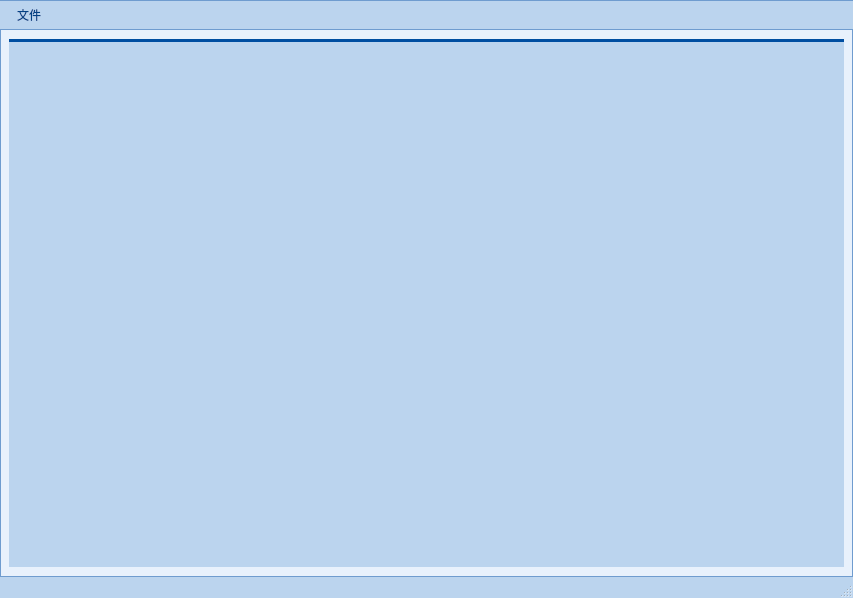
<?xml version="1.0" encoding="UTF-8"?>
<ui version="4.0">
 <class>MainWindow</class>
 <widget class="QMainWindow" name="MainWindow">
  <property name="geometry">
   <rect>
    <x>0</x>
    <y>0</y>
    <width>853</width>
    <height>598</height>
   </rect>
  </property>
  <property name="windowTitle">
   <string>MainWindow</string>
  </property>
  <property name="styleSheet">
   <string notr="true">QMainWindow{
	border: 1px solid rgb(111, 156, 207);
    background: rgb(232, 241, 252);
}
/**********提示**********/
QToolTip{
        border: 1px solid rgb(111, 156, 207);
        background: white;
        color: rgb(51, 51, 51);
}
/**********菜单栏**********/
QMenuBar {
        background: rgb(187, 212, 238);
        border: 1px solid rgb(111, 156, 207);
        border-left: none;
        border-right: none;
}
QMenuBar::item {
        border: 1px solid transparent;
        padding: 5px 10px 5px 10px;
        background: transparent;
}
QMenuBar::item:enabled {
        color: rgb(2, 65, 132);
}
QMenuBar::item:!enabled {
        color: rgb(155, 155, 155);
}
QMenuBar::item:enabled:selected {
        border-top-color: rgb(111, 156, 207);
        border-bottom-color: rgb(111, 156, 207);
        background: rgb(198, 224, 252);
}

/**********菜单**********/
QMenu {
        border: 1px solid rgb(111, 156, 207);
        background: rgb(232, 241, 250);
}
QMenu::item {
        height: 22px;
        padding: 0px 25px 0px 20px;
}
QMenu::item:enabled {
        color: rgb(84, 84, 84);
}
QMenu::item:!enabled {
        color: rgb(155, 155, 155);
}
QMenu::item:enabled:selected {
        color: rgb(2, 65, 132);
        background: rgba(255, 255, 255, 200);
}
QMenu::separator {
        height: 1px;
        background: rgb(111, 156, 207);
}
QMenu::indicator {
        width: 13px;
        height: 13px;
}
QMenu::icon {
        padding-left: 2px;
        padding-right: 2px;
}

/**********状态栏**********/
QStatusBar {
        background: rgb(187, 212, 238);
        border: 1px solid rgb(111, 156, 207);
        border-left: none;
        border-right: none;
        border-bottom: none;
}
QStatusBar::item {
    border: none;
    border-right: 1px solid rgb(111, 156, 207);
}

/**********表头**********/
QHeaderView{
        border: none;
        border-bottom: 3px solid rgb(0, 78, 161);
        background: transparent;
        min-height: 30px;
}
QHeaderView::section:horizontal {
        border: none;
        color: rgb(2, 65, 132);
        background: transparent;
        padding-left: 5px;
}
QHeaderView::section:horizontal:hover {
        color: white;
        background: rgb(0, 78, 161);
}
QHeaderView::section:horizontal:pressed {
        color: white;
        background: rgb(6, 94, 187);
}
QHeaderView::section:vertical {
        border: none;
        color: rgb(2, 65, 132);
        background: transparent;
        padding-left: 5px;
		width: 20px;
}
QHeaderView::section:vertical:hover {
        color: white;
        background: rgb(0, 78, 161);
}
QHeaderView::section:vertical:pressed {
        color: white;
        background: rgb(6, 94, 187);
}
QHeaderView::up-arrow {
        width: 13px;
        height: 11px;
        padding-right: 5px;
        image: url(:/White/topArrow);
        subcontrol-position: center right;
}
QHeaderView::up-arrow:hover, QHeaderView::up-arrow:pressed {
        image: url(:/White/topArrowHover);
}
QHeaderView::down-arrow {
        width: 13px;
        height: 11px;
        padding-right: 5px;
        image: url(:/White/bottomArrow);
        subcontrol-position: center right;
}
QHeaderView::down-arrow:hover, QHeaderView::down-arrow:pressed {
        image: url(:/White/bottomArrowHover);
}

/**********表格**********/
QTableView {
        border: 1px solid rgb(111, 156, 207);
        background: rgb(224, 238, 255);
        gridline-color: rgb(111, 156, 207);
}
QTableView::item {
        padding-left: 5px;
        padding-right: 5px;
        border: none;
        background: white;
        border-right: 1px solid rgb(111, 156, 207);
        border-bottom: 1px solid rgb(111, 156, 207);
}
QTableView::item:selected {
        background: rgba(127, 127, 127, 100);
}
QTableView::item:selected:!active {
        color: rgb(65, 65, 65);
}
QTableView::indicator {
        width: 20px;
        height: 20px;
}
QTableView::indicator:enabled:unchecked {
        image: url(:/White/checkBox);
}
QTableView::indicator:enabled:unchecked:hover {
        image: url(:/White/checkBoxHover);
}
QTableView::indicator:enabled:unchecked:pressed {
        image: url(:/White/checkBoxPressed);
}
QTableView::indicator:enabled:checked {
        image: url(:/White/checkBoxChecked);
}
QTableView::indicator:enabled:checked:hover {
        image: url(:/White/checkBoxCheckedHover);
}
QTableView::indicator:enabled:checked:pressed {
        image: url(:/White/checkBoxCheckedPressed);
}
QTableView::indicator:enabled:indeterminate {
        image: url(:/White/checkBoxIndeterminate);
}
QTableView::indicator:enabled:indeterminate:hover {
        image: url(:/White/checkBoxIndeterminateHover);
}
QTableView::indicator:enabled:indeterminate:pressed {
        image: url(:/White/checkBoxIndeterminatePressed);
}

/**********滚动条-垂直**********/
QScrollBar:vertical {
        width: 20px;
        background: transparent;
        margin-left: 3px;
        margin-right: 3px;
}
QScrollBar::handle:vertical {
        width: 20px;
        min-height: 30px;
        background: rgb(170, 200, 230);
        margin-top: 15px;
        margin-bottom: 15px;
}
QScrollBar::handle:vertical:hover {
        background: rgb(165, 195, 225);
}
QScrollBar::sub-line:vertical {
        height: 15px;
        background: transparent;
        image: url(:/White/topArrow);
        subcontrol-position: top;
}
QScrollBar::add-line:vertical {
        height: 15px;
        background: transparent;
        image: url(:/White/bottomArrow);
        subcontrol-position: bottom;
}
QScrollBar::sub-line:vertical:hover {
        background: rgb(170, 200, 230);
}
QScrollBar::add-line:vertical:hover {
        background: rgb(170, 200, 230);
}
QScrollBar::add-page:vertical, QScrollBar::sub-page:vertical {
        background: transparent;
}

QScrollBar#verticalScrollBar:vertical {
        margin-top: 30px;
}

/**********滚动条-水平**********/
QScrollBar:horizontal {
        height: 20px;
        background: transparent;
        margin-top: 3px;
        margin-bottom: 3px;
}
QScrollBar::handle:horizontal {
        height: 20px;
        min-width: 30px;
        background: rgb(170, 200, 230);
        margin-left: 15px;
        margin-right: 15px;
}
QScrollBar::handle:horizontal:hover {
        background: rgb(165, 195, 225);
}
QScrollBar::sub-line:horizontal {
        width: 15px;
        background: transparent;
        image: url(:/White/arrowLeft);
        subcontrol-position: left;
}
QScrollBar::add-line:horizontal {
        width: 15px;
        background: transparent;
        image: url(:/White/arrowRight);
        subcontrol-position: right;
}
QScrollBar::sub-line:horizontal:hover {
        background: rgb(170, 200, 230);
}
QScrollBar::add-line:horizontal:hover {
        background: rgb(170, 200, 230);
}
QScrollBar::add-page:horizontal,QScrollBar::sub-page:horizontal {
        background: transparent;
}

/**********页签项**********/
QTabWidget::pane {
        border: none;
        border-top: 3px solid rgb(0, 78, 161);
        background: rgb(187, 212, 238);
}
QTabWidget::tab-bar {
        border: none;
}
QTabBar::tab {
        border: none;
        border-top-left-radius: 4px;
        border-top-right-radius: 4px;
        color: white;
        background: rgb(120, 170, 220);
        height: 28px;
        min-width: 85px;
        margin-right: 5px;
        padding-left: 5px;
        padding-right: 5px;
		font-family: &quot;微软雅黑&quot;;
}
QTabBar::tab:hover {
        background: rgb(0, 78, 161);
}
QTabBar::tab:selected {
        color: white;
        background: rgb(0, 78, 161);
}

/*****************标题栏按钮*******************/
QPushButton#minimizeButton {
        border-radius: none;
        border-bottom-left-radius: 4px;
        border-bottom-right-radius: 4px;
        background: rgb(120, 170, 220);
        image: url(:/White/minimizeHover);
}
QPushButton#minimizeButton:hover {
        image: url(:/White/minimize);
}
QPushButton#minimizeButton:pressed {
        image: url(:/White/minimizePressed);
}

QPushButton#maximizeButton[maximizeProperty=&quot;maximize&quot;] {
        border-radius: none;
        border-bottom-left-radius: 4px;
        border-bottom-right-radius: 4px;
        background: rgb(120, 170, 220);
        image: url(:/White/maximizeHover);
}
QPushButton#maximizeButton[maximizeProperty=&quot;maximize&quot;]:hover {
        image: url(:/White/maximize);
}
QPushButton#maximizeButton[maximizeProperty=&quot;maximize&quot;]:pressed {
        image: url(:/White/maximizePressed);
}

QPushButton#maximizeButton[maximizeProperty=&quot;restore&quot;] {
        border-radius: none;
        border-bottom-left-radius: 4px;
        border-bottom-right-radius: 4px;
        background: rgb(120, 170, 220);
        image: url(:/White/restoreHover);
}
QPushButton#maximizeButton[maximizeProperty=&quot;restore&quot;]:hover {
        image: url(:/White/restore);
}
QPushButton#maximizeButton[maximizeProperty=&quot;restore&quot;]:pressed {
        image: url(:/White/restorePressed);
}

QPushButton#closeButton {
        border-radius: none;
        border-bottom-left-radius: 4px;
        border-bottom-right-radius: 4px;
        background: rgb(120, 170, 220);
        image: url(:/White/closeHover);
}
QPushButton#closeButton:hover {
        image: url(:/White/close);
}
QPushButton#closeButton:pressed {
        image: url(:/White/closePressed);
}</string>
  </property>
  <widget class="QWidget" name="centralwidget">
   <layout class="QGridLayout" name="gridLayout">
    <item row="0" column="0">
     <widget class="QTabWidget" name="tabWidget">
      <property name="whatsThis">
       <string>&lt;html&gt;&lt;head/&gt;&lt;body&gt;&lt;p&gt;&lt;br/&gt;&lt;/p&gt;&lt;/body&gt;&lt;/html&gt;</string>
      </property>
      <property name="currentIndex">
       <number>-1</number>
      </property>
     </widget>
    </item>
   </layout>
  </widget>
  <widget class="QMenuBar" name="menubar">
   <property name="geometry">
    <rect>
     <x>0</x>
     <y>0</y>
     <width>853</width>
     <height>33</height>
    </rect>
   </property>
   <widget class="QMenu" name="File">
    <property name="title">
     <string>文件</string>
    </property>
    <addaction name="actionExportExcel"/>
   </widget>
   <addaction name="File"/>
  </widget>
  <widget class="QStatusBar" name="statusbar"/>
  <action name="actionExportExcel">
   <property name="text">
    <string>导出Excel</string>
   </property>
  </action>
 </widget>
 <resources>
  <include location="resources.qrc"/>
 </resources>
 <connections/>
</ui>
